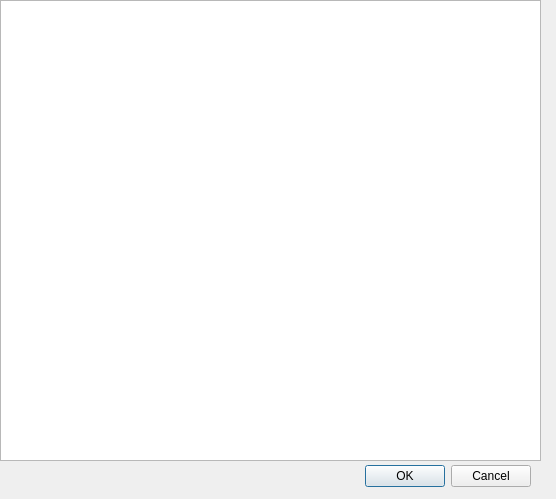
<?xml version="1.0" encoding="UTF-8"?>
<ui version="4.0">
 <class>SensorView</class>
 <widget class="QDialog" name="SensorView">
  <property name="geometry">
   <rect>
    <x>0</x>
    <y>0</y>
    <width>556</width>
    <height>499</height>
   </rect>
  </property>
  <property name="windowTitle">
   <string>Dialog</string>
  </property>
  <widget class="QDialogButtonBox" name="buttonBox">
   <property name="geometry">
    <rect>
     <x>190</x>
     <y>460</y>
     <width>341</width>
     <height>32</height>
    </rect>
   </property>
   <property name="orientation">
    <enum>Qt::Horizontal</enum>
   </property>
   <property name="standardButtons">
    <set>QDialogButtonBox::Cancel|QDialogButtonBox::Ok</set>
   </property>
  </widget>
  <widget class="QTableWidget" name="tableWidget">
   <property name="geometry">
    <rect>
     <x>0</x>
     <y>0</y>
     <width>541</width>
     <height>461</height>
    </rect>
   </property>
  </widget>
 </widget>
 <resources/>
 <connections>
  <connection>
   <sender>buttonBox</sender>
   <signal>accepted()</signal>
   <receiver>SensorView</receiver>
   <slot>accept()</slot>
   <hints>
    <hint type="sourcelabel">
     <x>248</x>
     <y>254</y>
    </hint>
    <hint type="destinationlabel">
     <x>157</x>
     <y>274</y>
    </hint>
   </hints>
  </connection>
  <connection>
   <sender>buttonBox</sender>
   <signal>rejected()</signal>
   <receiver>SensorView</receiver>
   <slot>reject()</slot>
   <hints>
    <hint type="sourcelabel">
     <x>316</x>
     <y>260</y>
    </hint>
    <hint type="destinationlabel">
     <x>286</x>
     <y>274</y>
    </hint>
   </hints>
  </connection>
 </connections>
</ui>
